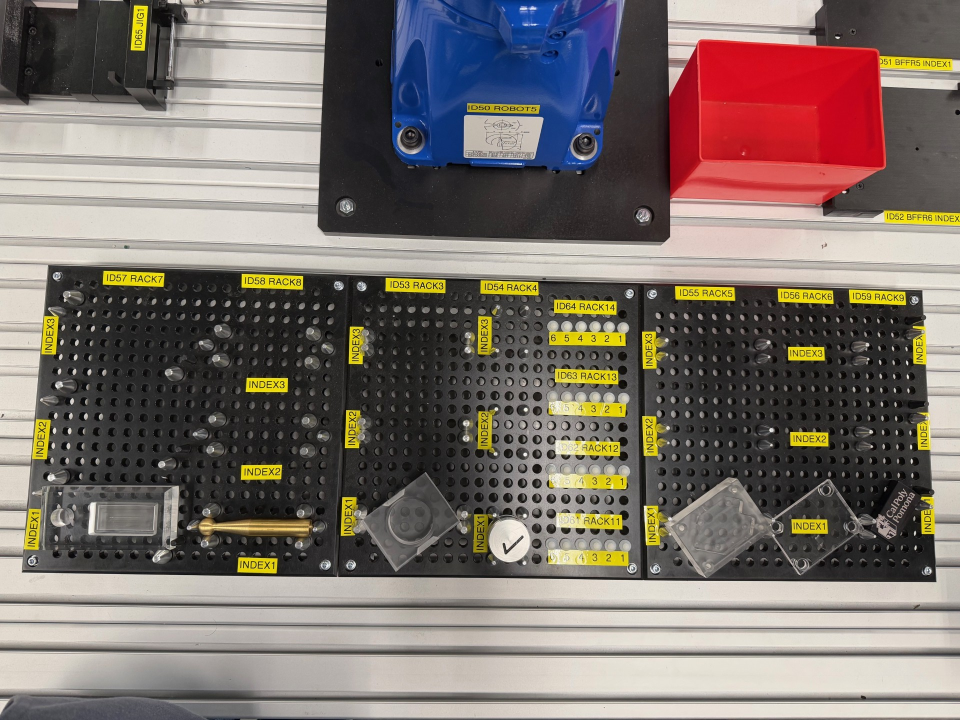
#> input picture python/image.jpg, 1920 x 1440 px (shown at 1/2 size)
$ python gen2.py
#> lines starting #> are read from the running program, lines starting #| are printed output that depends on the picture
import cv2
import matplotlib.pyplot as plt
import numpy as np

# -----------------------------------------------
# Python script for annotating images with quadrilateral regions-of-interest
# Note: Plot the points in a rotating fashion to avoid crossing the lines of the polygon
# -----------------------------------------------

image_path = r'image.jpg'
img = cv2.imread(image_path)
#> img is the input picture: shape (1440, 1920, 3); mean B, G, R 107.7, 113.8, 124.5

if img is None:
    print("ERROR: Image not found, check your path!")
    exit()

clicks = []
quads = []

# --- Set this to fit your screen comfortably ---
DISPLAY_WIDTH  = 1920
DISPLAY_HEIGHT = 1200

# Calculate scale factor
orig_h, orig_w = img.shape[:2]
#> orig_h = 1440; orig_w = 1920
scale_x = orig_w / DISPLAY_WIDTH
#> scale_x = 1
scale_y = orig_h / DISPLAY_HEIGHT
#> scale_y = 1.2

img_display = cv2.resize(img, (DISPLAY_WIDTH, DISPLAY_HEIGHT))
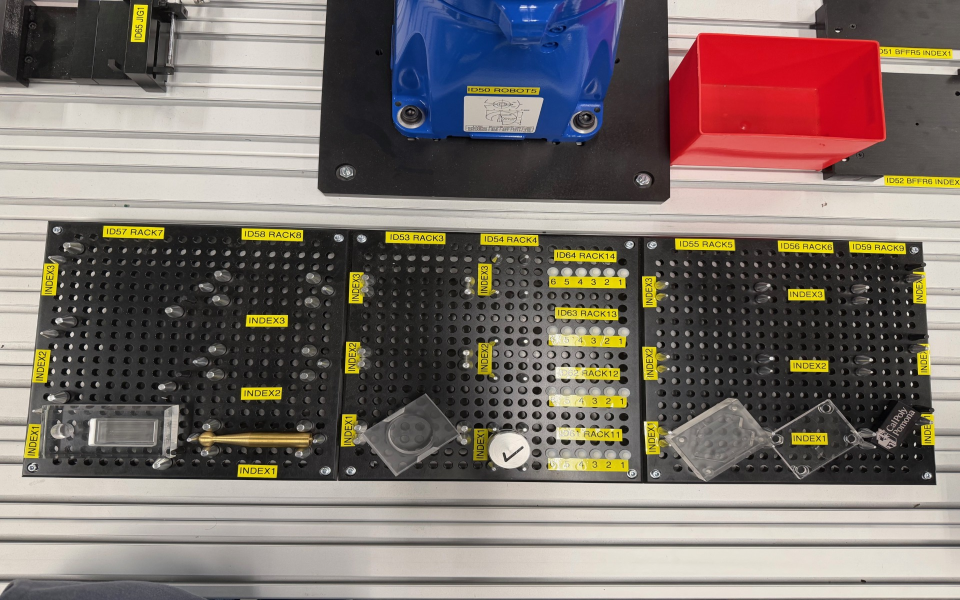
#> img_display: shape (1200, 1920, 3) (shown at 1/2 size); mean B, G, R 107.7, 113.7, 124.5
img_display_copy = img_display.copy()

# -----------------------------------------------
# PHASE 1 — Click to collect coordinates
# -----------------------------------------------

def click_event(event, x, y, flags, param):
    if event == cv2.EVENT_LBUTTONDOWN:
        real_x = int(x * scale_x)
        real_y = int(y * scale_y)
        clicks.append((real_x, real_y))
        count = len(clicks)

        cv2.circle(img_display_copy, (x, y), 6, (0, 255, 0), -1)

        if count % 4 == 0:
            points = np.array([[item[0] / scale_x, item[1] / scale_y] for item in clicks], np.int32)
            quads.append(points)
            cv2.polylines(img_display_copy, [points], True, (0, 255, 0), 2)
            clicks.clear()

        cv2.imshow("Image", img_display_copy)

cv2.namedWindow("Image", cv2.WINDOW_NORMAL)
cv2.resizeWindow("Image", DISPLAY_WIDTH, DISPLAY_HEIGHT)
cv2.imshow("Image", img_display_copy)
cv2.setMouseCallback("Image", click_event)
cv2.waitKey(0)
cv2.destroyAllWindows()

# -----------------------------------------------
# PHASE 2 — Build ROI list
# -----------------------------------------------

# ROIs already built in quads

# -----------------------------------------------
# PHASE 3 — Draw Outlines ONLY
# -----------------------------------------------

img_rgb = cv2.cvtColor(img, cv2.COLOR_BGR2RGB)
img_with_rois = img_rgb.copy()

# Using a single color (Green) for a clean look, or keep the list for variety
for quad in quads:
    # Drawing only the rectangle, no text labels
    cv2.polylines(img_display_copy, [quad], True, (0, 255, 0), 2)

# -----------------------------------------------
# PHASE 4 — Plot Result # Uncalled function
# -----------------------------------------------
def plotImageWithAnnotations():
    plt.figure(figsize=(12, 8))
    plt.imshow(img_with_rois)
    plt.title("Image with ROI Outlines", fontsize=14)
    plt.axis('off')
    plt.tight_layout()
    plt.show()

# -----------------------------------------------
# PHASE 5 — Summary
# -----------------------------------------------

print("\nFinal Coordinates:")
for idx, quad in enumerate(quads):
    print(f"ROI {idx}: ({quad[0][0]}, {quad[0][1]}, {quad[1][0]}, {quad[1][1]})")
